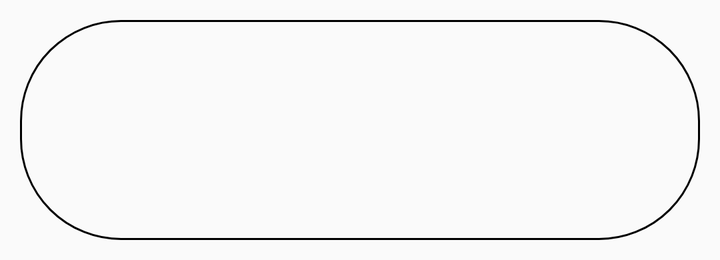
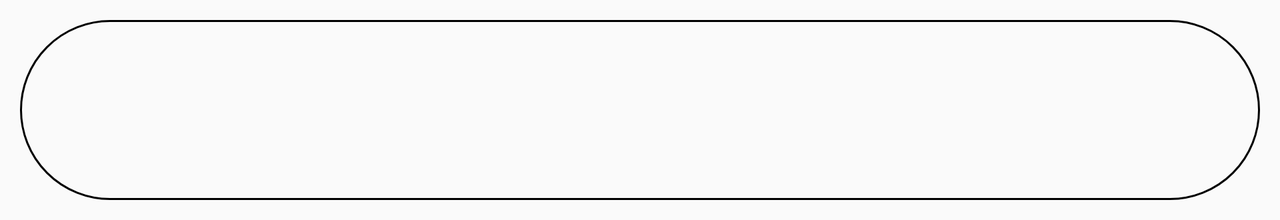

Compare how this app lays out the same screen by default and in its alternative resource folder. The renders come first, then the two layout files and the values they reference.
<!-- AndroidManifest.xml: application theme AppTheme -->
<!-- res/layout/recycler_item.xml -->
<?xml version="1.0" encoding="utf-8"?>
<RelativeLayout
    xmlns:android="http://schemas.android.com/apk/res/android" android:layout_width="match_parent"
    android:layout_height="wrap_content"
    android:background="@drawable/recycler_item_shape"
    android:layout_margin="10dp">
    <ImageView
        android:id="@+id/snackImage"
        android:layout_width="70dp"
        android:layout_height="70dp"
        android:layout_marginTop="20dp"
        android:layout_marginLeft="20dp"
        android:layout_marginBottom="20dp"/>
    
    <TextView
        android:id="@+id/snackName"
        android:layout_width="150dp"
        android:layout_height="wrap_content"
        android:layout_marginLeft="20dp"
        android:layout_toRightOf="@+id/snackImage"
        android:layout_alignTop="@+id/snackImage"/>

    <TextView
        android:id="@+id/snackDescription"
        android:layout_width="150dp"
        android:layout_height="50dp"
        android:layout_marginLeft="20dp"
        android:layout_toRightOf="@+id/snackImage"
        android:layout_alignBottom="@+id/snackImage"/>

    <TextView
        android:id="@+id/snackPrice"
        android:layout_width="50dp"
        android:layout_height="wrap_content"
        android:layout_marginLeft="10dp"
        android:layout_marginTop="20dp"
        android:textSize="20sp"
        android:layout_toRightOf="@+id/snackDescription"
        android:layout_alignTop="@+id/snackName"/>

</RelativeLayout>
<!-- resources referenced by this layout -->
<resources>
  <!-- drawable recycler_item_shape (drawable) -->
  <?xml version="1.0" encoding="utf-8"?>
  <shape xmlns:android="http://schemas.android.com/apk/res/android">
      <stroke android:color="@color/black"
              android:width="1dp"/>
      <corners android:radius="50dp" />
  </shape>
  <style name="AppTheme" parent="Theme.AppCompat.Light.DarkActionBar">
          
          <item name="colorPrimary">@color/colorPrimary</item>
          <item name="colorPrimaryDark">@color/colorPrimaryDark</item>
          <item name="colorAccent">@color/colorAccent</item>
      </style>
  <color name="black">#000000</color>
  <color name="colorPrimary">#008577</color>
  <color name="colorPrimaryDark">#00574B</color>
  <color name="colorAccent">#D81B60</color>
</resources>
<!-- res/layout-land/recycler_item.xml (the repository's variant of the layout above) -->
<!-- drawn on the phone turned sideways -->
<?xml version="1.0" encoding="utf-8"?>
<RelativeLayout
    xmlns:android="http://schemas.android.com/apk/res/android" android:layout_width="match_parent"
    android:layout_height="wrap_content"
    android:background="@drawable/recycler_item_shape"
    android:layout_margin="10dp">
    <ImageView
        android:id="@+id/snackImage"
        android:layout_width="50dp"
        android:layout_height="50dp"
        android:layout_marginTop="20dp"
        android:layout_marginLeft="20dp"
        android:layout_marginBottom="20dp"/>
    
    <TextView
        android:id="@+id/snackName"
        android:layout_width="100dp"
        android:layout_height="wrap_content"
        android:layout_marginLeft="20dp"
        android:layout_marginTop="20dp"
        android:textSize="20sp"
        android:layout_toRightOf="@+id/snackImage"
        android:layout_alignTop="@+id/snackImage"/>

    <TextView
        android:id="@+id/snackDescription"
        android:visibility="invisible"
        android:layout_width="100dp"
        android:layout_height="50dp"
        android:layout_marginLeft="20dp"
        android:layout_toRightOf="@+id/snackImage"
        android:layout_alignBottom="@+id/snackImage"/>

    <TextView
        android:id="@+id/snackPrice"
        android:layout_width="50dp"
        android:layout_height="wrap_content"
        android:layout_marginLeft="10dp"
        android:textSize="20sp"
        android:layout_toRightOf="@+id/snackName"
        android:layout_alignTop="@+id/snackName"/>

</RelativeLayout>
